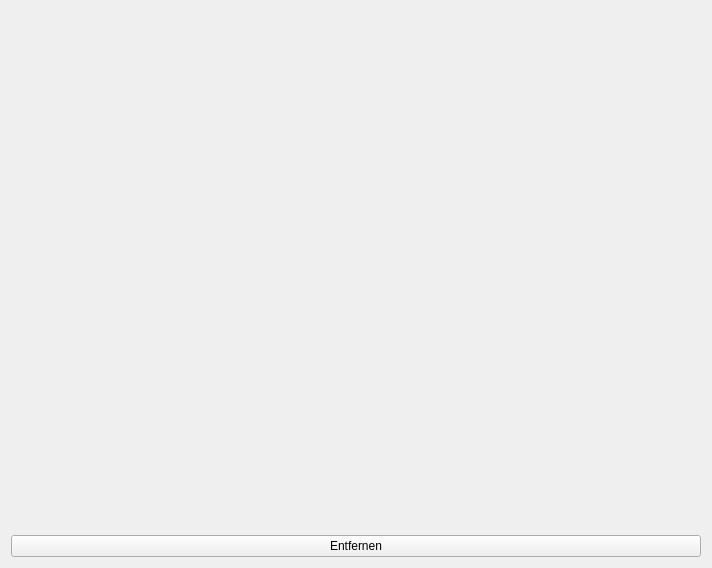
<?xml version="1.0" encoding="UTF-8"?>
<ui version="4.0">
 <class>Form</class>
 <widget class="QWidget" name="Form">
  <property name="geometry">
   <rect>
    <x>0</x>
    <y>0</y>
    <width>712</width>
    <height>568</height>
   </rect>
  </property>
  <property name="windowTitle">
   <string>Form</string>
  </property>
  <layout class="QVBoxLayout" name="verticalLayout">
   <item>
    <spacer name="verticalSpacer">
     <property name="orientation">
      <enum>Qt::Orientation::Vertical</enum>
     </property>
     <property name="sizeHint" stdset="0">
      <size>
       <width>20</width>
       <height>40</height>
      </size>
     </property>
    </spacer>
   </item>
   <item>
    <widget class="QPushButton" name="btnRemove">
     <property name="text">
      <string>Entfernen</string>
     </property>
    </widget>
   </item>
  </layout>
 </widget>
 <resources/>
 <connections/>
</ui>
